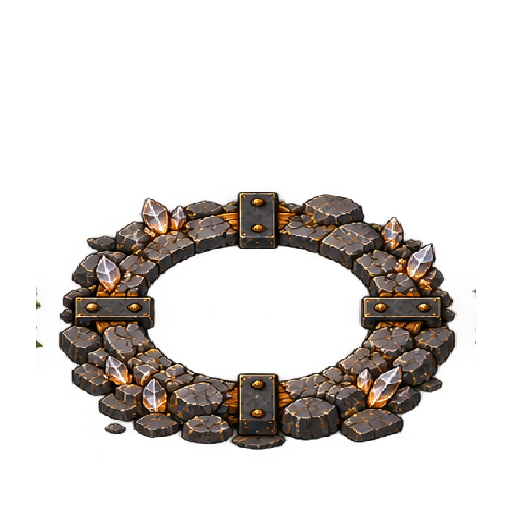
#> input picture assets/portals_v2/caverna/base.png, 512 x 512 px, found by its file name; its folder holds 3 pictures in this run
$ python portal_m.py
#> lines starting #> are read from the running program, lines starting #| are printed output that depends on the picture; after the words box and inside, x2 and y2 are one past the last pixel; in counts of white or black regions, pixels touching at a corner belong together
import numpy as np
from PIL import Image
for t in ("floresta", "caverna", "ruina"):
    for l in ("base", "magia", "aura_tras", "aura_frente"):
        a = np.array(Image.open(f"assets/portals_v2/{t}/{l}.png").convert("RGBA"))[:, :, 3] > 30
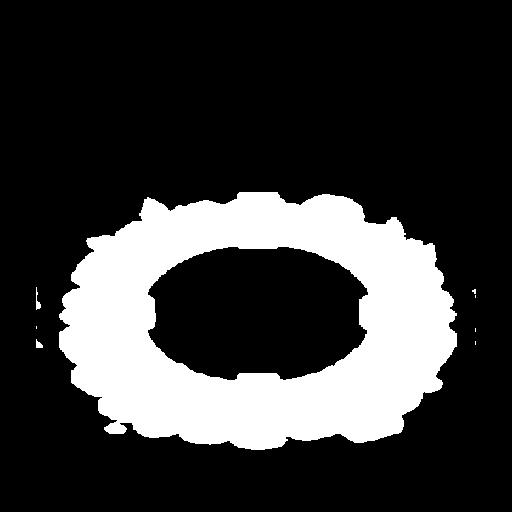
#> a: shape (512, 512) bool; 22.4% white; 8 white regions (5 under 20 px), largest, box (x1, y1, x2, y2) and area: (59, 192, 457, 450) 58488, (36, 287, 41, 310) 52, (36, 339, 43, 348) 40
        ys, xs = np.nonzero(a)
        print(t, l, "x", xs.min(), xs.max(), "y", ys.min(), ys.max())
#| floresta base x 36 475 y 192 449
